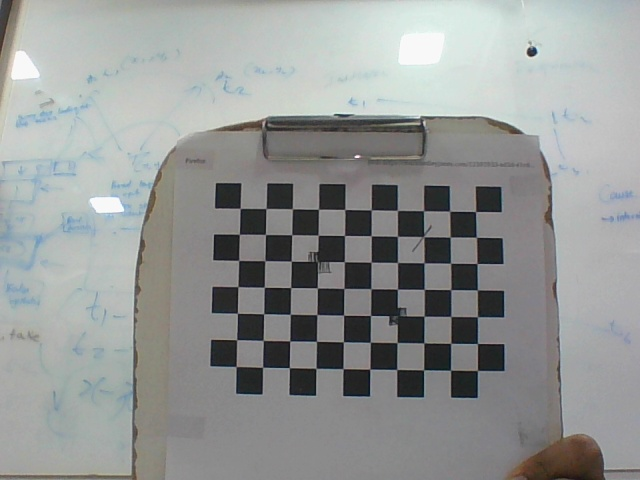
#> input picture Corruption_experiment/images_with_changes/with_corrupted_images/parameters_estimation/assets/image_1.jpg, 640 x 480 px; its folder holds 4 pictures in this run
$ python homography.py
#> lines starting #> are read from the running program, lines starting #| are printed output that depends on the picture; after the words box and inside, x2 and y2 are one past the last pixel; in counts of white or black regions, pixels touching at a corner belong together
# Gives us the intrinsics of the camera
import cv2
import numpy as np
import glob
import os

pattern_size = (10,7)
side = 25   # size of the square
world_points = []

image_point_coordinates = []
global_point_coordinates = []
for i in range(7):
    for j in range(10):
        points = (j * side , i * side)
        world_points.append(points)

images = glob.glob("assets/*.jpg")
images.sort(key=lambda x: int(os.path.basename(x).split('_')[1].split('.')[0]))

def Matrix_A(world_coordinates, image_coordinates):
    A = []

    for i in range(len(world_coordinates)):
        X , Y = world_coordinates[i]
        u , v = image_coordinates[i]

        row_1 = [-X, -Y, -1, 0, 0, 0, u*X, u*Y, u]
        row_2 = [0, 0, 0, -X, -Y, -1, v*X, v*Y, v]

        A.append(row_1)
        A.append(row_2)

    return np.array(A)

for image in images:
    img = cv2.imread(image)
#> img is the input picture: shape (480, 640, 3); mean B, G, R 149.8, 151, 148.2
    blurred_image = cv2.GaussianBlur(img, (9, 9), 0)
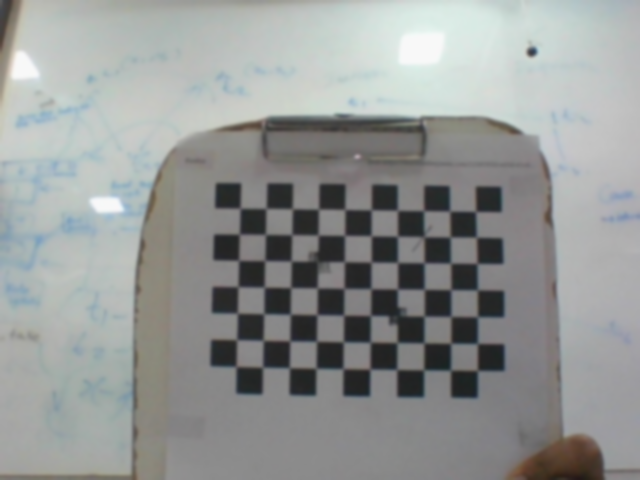
#> blurred_image: shape (480, 640, 3); mean B, G, R 149.8, 151, 148.2
    gs_img = cv2.cvtColor(img, cv2.COLOR_BGR2GRAY)

    ret, corners = cv2.findChessboardCorners(gs_img, pattern_size, None)
#> ret = True; corners = 70 rows, first 8: [239.8, 208.3], [266.3, 209], [292.5, 208.6], [318.4, 209], [344.8, 209.6], [371.4, 210.3], [396.8, 210.4], [422.8, 210.5]

    if ret:
        print(f"Corners in the Checkerboard are detected successfully for {image} !\n")
        corners = corners.reshape(-1,2)
#> corners = 70 pairs, first value 235.6 to 477.8, second value 208.3 to 370.7

        image_point_coordinates.append(corners)
        global_point_coordinates.append(np.array(world_points))
        cv2.drawChessboardCorners(img,pattern_size, corners, ret)
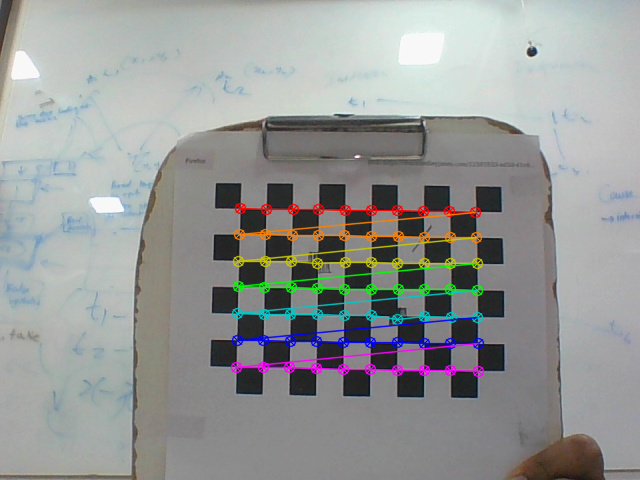
#> img: shape (480, 640, 3); 4.68% of pixels changed, all inside (x1, y1, x2, y2) = (230, 202, 485, 378)
        cv2.imshow("Corner detection", img)
        cv2.waitKey(200)

    else:
        print("Checkerboard not detected!!!")
#> pass 2 of the loop `for image in images:`:
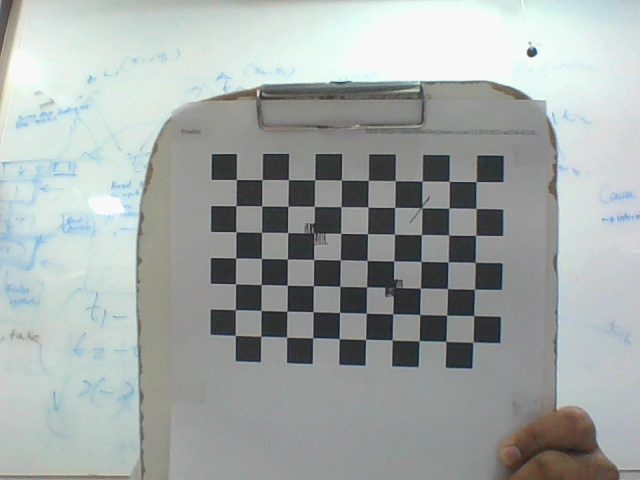
#> input picture Corruption_experiment/images_with_changes/with_corrupted_images/parameters_estimation/assets/image_10.jpg, 640 x 480 px
#> img is the input picture: shape (480, 640, 3); mean B, G, R 167.4, 169.3, 163
#> `gs_img = cv2.cvtColor(img, cv2.COLOR_BGR2GRAY)`:
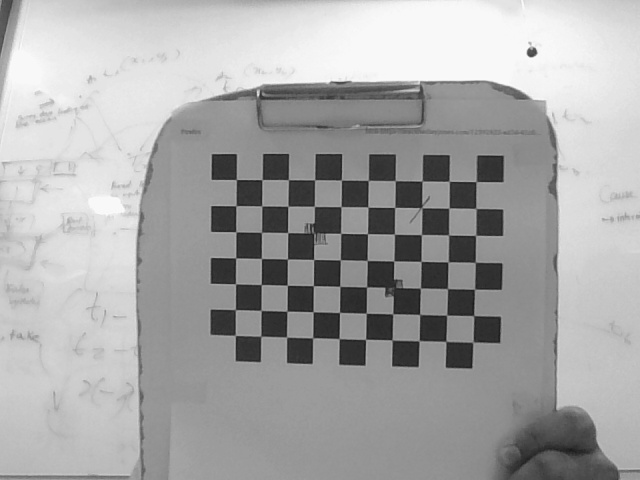
#> gs_img: shape (480, 640); min 24, max 252, mean 167.2
#> `ret, corners = cv2.findChessboardCorners(gs_img, pattern_size, None)`: corners = 70 rows, first 8: [236.3, 179.8], [262.2, 180.2], [288.6, 179.7], [314.7, 179.7], [340.6, 180.3], [368.4, 181.4], [394.8, 181.1], [422.1, 181.2]
#> `corners = corners.reshape(-1,2)`: corners = 70 pairs, first value 235 to 475.7, second value 179.7 to 343.2
#> `cv2.drawChessboardCorners(img,pattern_size, corners, ret)`:
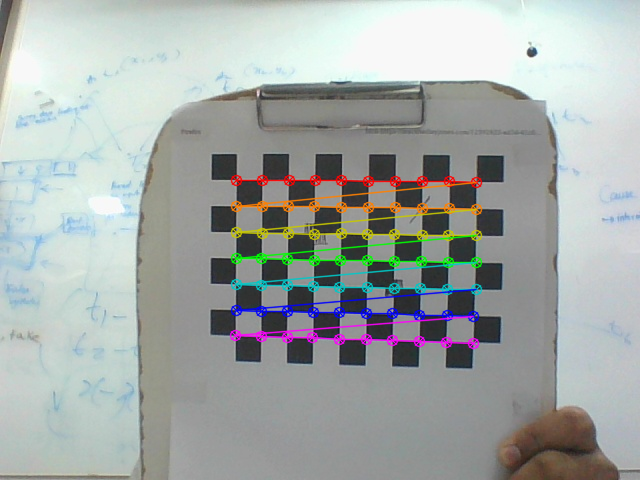
#> img: shape (480, 640, 3); 4.7% of pixels changed, all inside (x1, y1, x2, y2) = (229, 174, 483, 350)
#> pass 3 of the loop `for image in images:`:
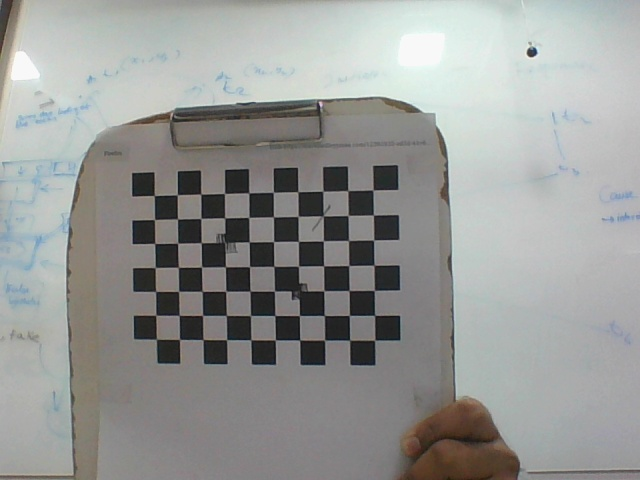
#> input picture Corruption_experiment/images_with_changes/with_corrupted_images/parameters_estimation/assets/image_11.jpg, 640 x 480 px
#> img is the input picture: shape (480, 640, 3); mean B, G, R 150.5, 152.7, 151.2
#> `blurred_image = cv2.GaussianBlur(img, (9, 9), 0)`:
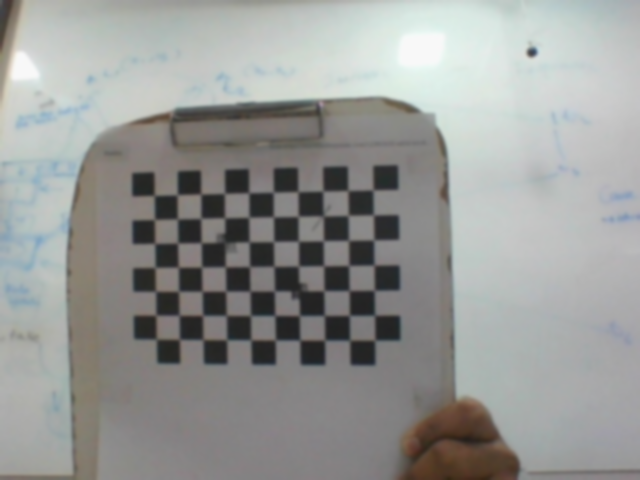
#> blurred_image: shape (480, 640, 3); mean B, G, R 150.5, 152.7, 151.2
#> `ret, corners = cv2.findChessboardCorners(gs_img, pattern_size, None)`: corners = 70 rows, first 8: [153.6, 195.9], [177, 195], [200.5, 194.5], [224, 193.1], [248.6, 193.4], [273.5, 192.5], [298, 192], [323.1, 191.2]
#> `corners = corners.reshape(-1,2)`: corners = 70 pairs, first value 153.6 to 374.3, second value 190.1 to 340.6
#> `cv2.drawChessboardCorners(img,pattern_size, corners, ret)`:
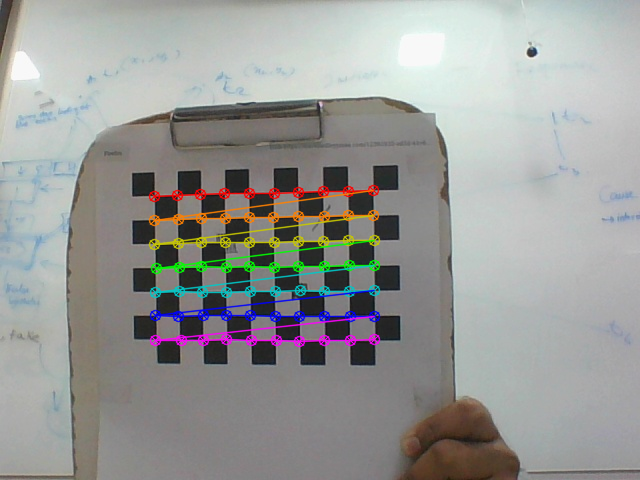
#> img: shape (480, 640, 3); 4.41% of pixels changed, all inside (x1, y1, x2, y2) = (148, 184, 381, 348)
#> the loop made 4 passes; the first 3 are shown

np.save("image_points.npy", image_point_coordinates)
np.save("world_points.npy", global_point_coordinates)

homography_mtx = []

for i in range(len(image_point_coordinates)):

    world_coordinate_points = global_point_coordinates[i]
    image_coordinate_points = image_point_coordinates[i]

    A = Matrix_A(world_coordinate_points, image_coordinate_points)

    # Using SVD to get the matrix A simplified so as to find the eigen vectors corresponding to the smallest eigen values
    U, S, Vt = np.linalg.svd(A)

    # Getting those eigen values from Vt, which will be its last row.
    h = Vt[-1]
    H = h.reshape(3,3)

    # Normalizing the Homography matrix
    H = H / H[2,2]

    homography_mtx.append(H)
#> this loop made 3 passes
#> pass 1, `U, S, Vt = np.linalg.svd(A)`:
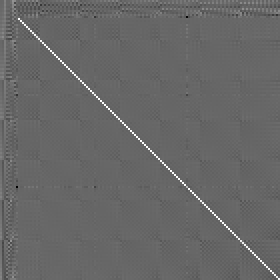
#> U: shape (140, 140) float64 (shown 2 times larger); min -0.67, max 0.981, mean 0.000575; drawn with min black and max white
#> pass 2, `U, S, Vt = np.linalg.svd(A)`:
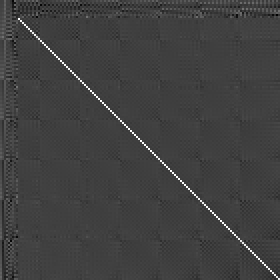
#> U: shape (140, 140) float64 (shown 2 times larger); min -0.333, max 0.981, mean 0.000799; drawn with min black and max white
    # print(f"Homography Matrix for image {i+1} is :\n", H)


np.save("H.npy", homography_mtx)

# Now, obtaining the Intinsic Matrix
def V_matrix(H, i, j):
    return np.array([
        H[0,i]*H[0,j],
        H[0,i]*H[1,j] + H[1,i]*H[0,j],
        H[1,i]*H[1,j],
        H[2,i]*H[0,j] + H[0,i]*H[2,j],
        H[2,i]*H[1,j] + H[1,i]*H[2,j],
        H[2,i]*H[2,j]
    ])

V = []

for H in homography_mtx:
    V_12 = V_matrix(H,0,1)
    V_11 = V_matrix(H,0,0)
    V_22 = V_matrix(H,1,1)

    V.append(V_12)
    V.append(V_11 - V_22)

V = np.array(V)
# print(V.shape)

# Now, extracting the B matrix from V using SVD
U, S, Vt = np.linalg.svd(V)

# Getting those eigen values from Vt, which will be its last row.
b = Vt[-1]

# Formulating the B matrix
B11, B12, B22, B13, B23, B33 = b

B = np.array([
    [B11, B12, B13],
    [B12, B22, B23],
    [B13, B23, B33]
])

if B[0,0]<0:
    B = -B

# Using Chloesky decomposition to get L and thus, ultimately get K
#> (the run stopped early here; a loop or call above may not have finished)
